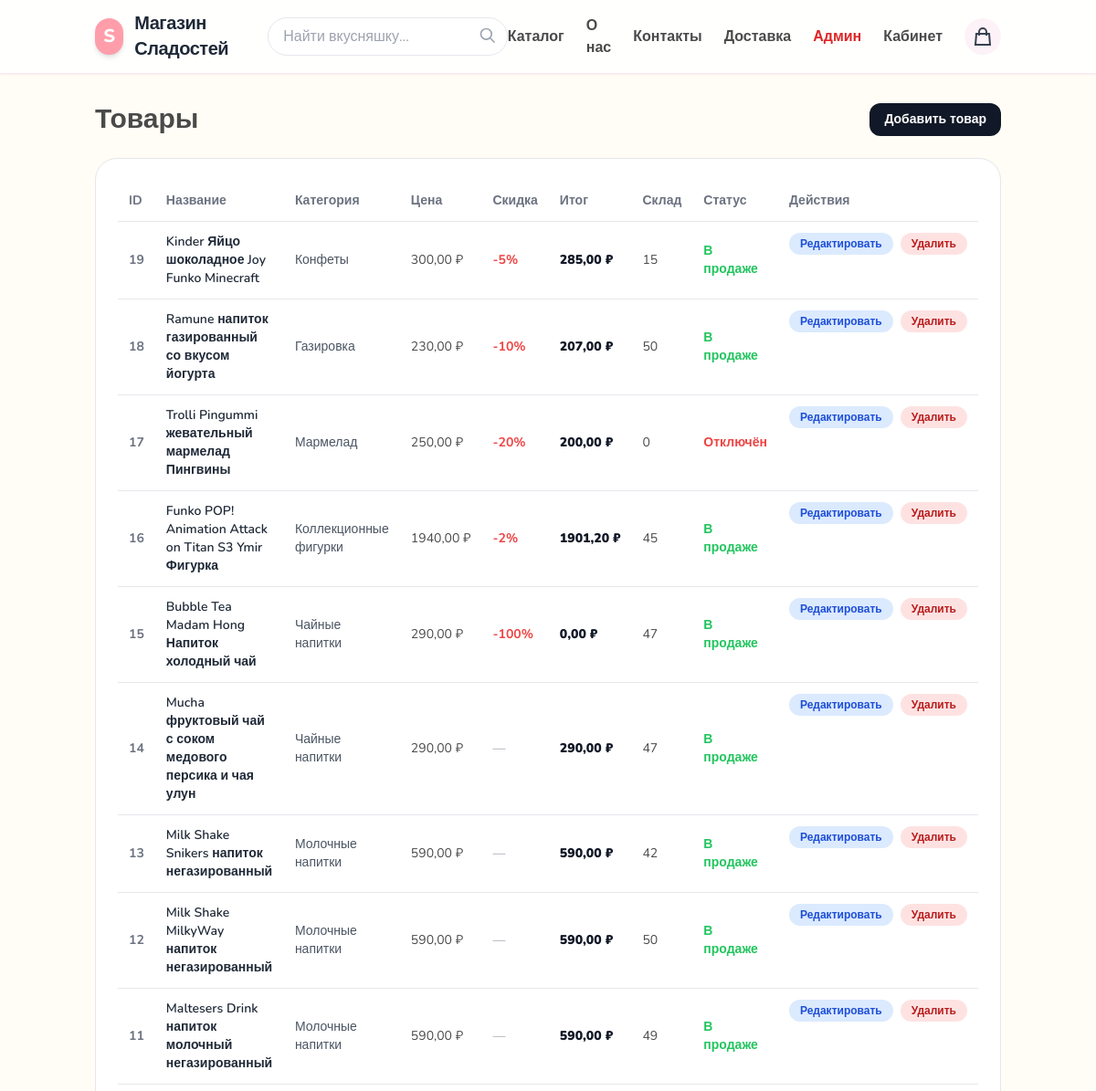
The page /store/admin/products/ (signed in, upper part) on the database as committed earlier.
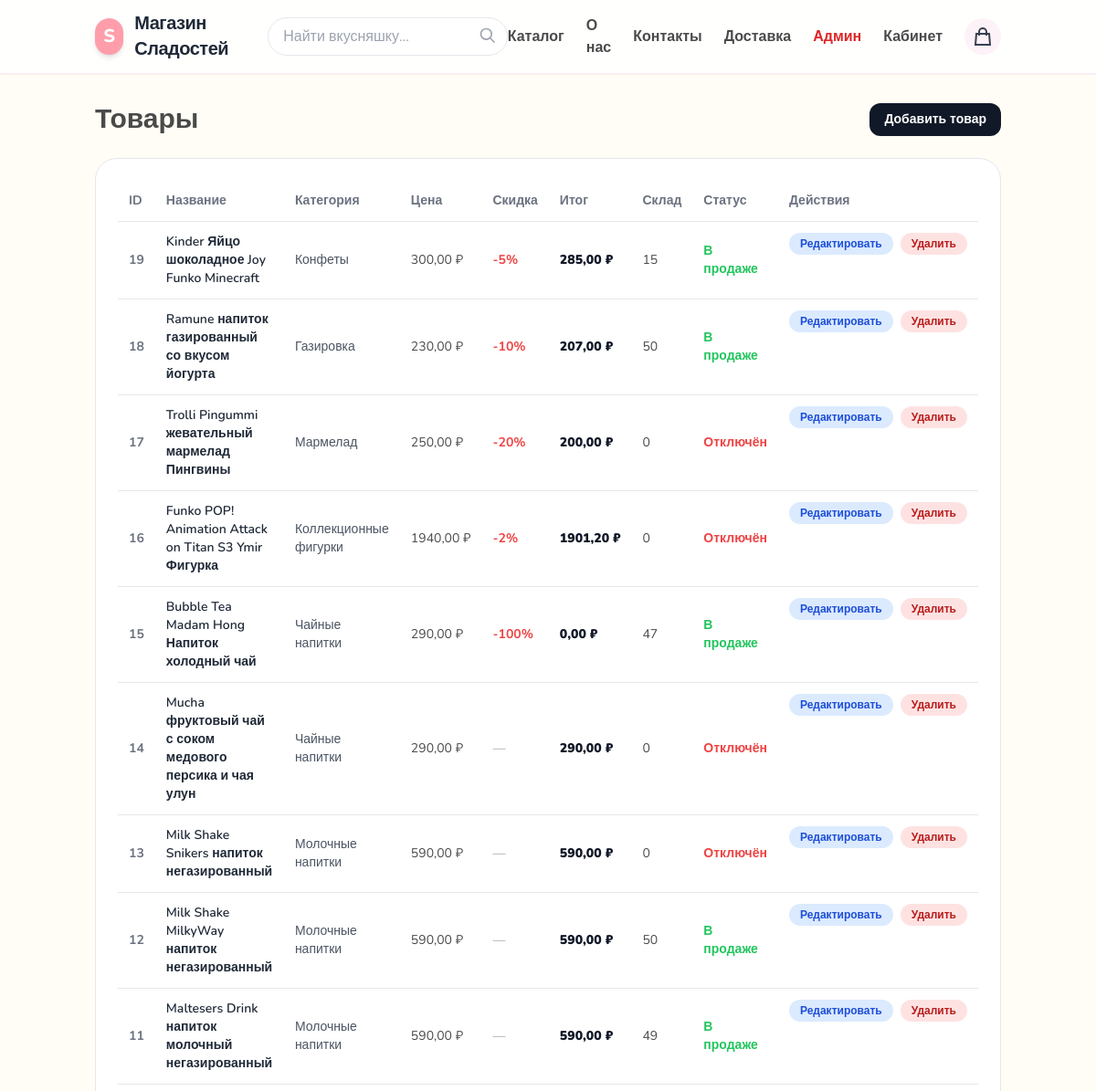
The same page on the database as committed later.
### store/models.py (models this page shows, shortened)
class Product(models.Model):
    name = models.CharField("Название", max_length=255)
    slug = models.SlugField("Slug", max_length=255, unique=True)
    category = models.ForeignKey(
        "SubCategory",
        on_delete=models.CASCADE,
        related_name="products"
    )
    description = models.TextField("Описание", blank=True)
    price = models.DecimalField("Цена", max_digits=10, decimal_places=2)
    discount_percent = models.PositiveIntegerField("Скидка (%)", default=0)
    stock = models.PositiveIntegerField("Количество", default=0)
    weight = models.PositiveIntegerField("Вес (г)", default=0)
    image = models.ImageField(upload_to="products/", blank=True, null=True)
    available = models.BooleanField("Доступен", default=True)
    created = models.DateTimeField(auto_now_add=True)
    class Meta:
        ordering = ["-id"]
        verbose_name = "Товар"
        verbose_name_plural = "Товары"
    @property
    def final_price(self):
        if self.discount_percent:
            return round(self.price * (100 - self.discount_percent) / 100, 2)
        return self.price

class SubCategory(models.Model):
    category = models.ForeignKey(
        Category,
        related_name="subcategories",
        on_delete=models.CASCADE
    )
    name = models.CharField("Название подкатегории", max_length=100)
    slug = models.SlugField(unique=True)
    class Meta:
        verbose_name = "Подкатегория"
        verbose_name_plural = "Подкатегории"

### store/views.py (the view)
# urls.py: path("admin/products/", views.admin_products, name="admin_products"),
@staff_required
def admin_products(request):
    products = Product.objects.all().order_by('-id')
    return render(request, "store/admin/products.html", {"products": products})

### cart/cart.py (called while the page is built)
    def __len__(self):
        return sum(item["quantity"] for item in self.cart.values())

### cart/context_processors.py (called while the page is built)
def cart_counter(request):
    cart = Cart(request)
    return {"cart_counter": len(cart)}

### store/context_processors.py (called while the page is built)
def categories_processor(request):
    return {
        "categories": Category.objects.all()
    }

### store/views.py (called while the page is built)
def staff_required(view_func):
    return user_passes_test(lambda u: u.is_staff, login_url='users:login')(view_func)

### templates/store/admin/products.html
{% extends "base.html" %}
{% block content %}
<div class="max-w-6xl mx-auto space-y-6">
  <div class="flex justify-between items-center">
    <h1 class="text-3xl font-black">Товары</h1>
    <a href="{% url 'store:admin_add_product' %}"
       class="px-4 py-2 rounded-xl bg-gray-900 text-white font-bold hover:bg-pink-500 transition text-sm">
      Добавить товар
    </a>
  </div>
  <div class="bg-white border rounded-3xl p-6 overflow-x-auto">
    <table class="w-full text-left text-sm">
      <thead class="text-gray-500 border-b">
        <tr>
          <th class="p-3">ID</th>
          <th class="p-3">Название</th>
          <th class="p-3">Категория</th>
          <th class="p-3">Цена</th>
          <th class="p-3">Скидка</th>
          <th class="p-3">Итог</th>
          <th class="p-3">Склад</th>
          <th class="p-3">Статус</th>
          <th class="p-3">Действия</th>
        </tr>
      </thead>
      <tbody>
        {% for product in products %}
        <tr class="border-b hover:bg-gray-50 transition">
          <td class="p-3 font-bold text-gray-500">
            {{ product.id }}
          </td>
          <td class="p-3 font-semibold text-gray-800">
            {{ product.name }}
          </td>
          <td class="p-3 text-gray-600">
            {{ product.category.name }}
          </td>
          <td class="p-3">
            {{ product.price }}&nbsp;₽
          </td>
          <td class="p-3">
            {% if product.discount_percent > 0 %}
              <span class="text-red-500 font-bold">
                -{{ product.discount_percent }}%
              </span>
            {% else %}
              <span class="text-gray-400">—</span>
            {% endif %}
          </td>
          <td class="p-3 font-black text-gray-900">
            {{ product.final_price }}&nbsp;₽
          </td>
          <td class="p-3">
            {{ product.stock }}
          </td>
          <td class="p-3">
            {% if product.available %}
              <span class="text-green-500 font-bold">В продаже</span>
            {% else %}
              <span class="text-red-500 font-bold">Отключён</span>
            {% endif %}
          </td>
          <td class="p-3 flex gap-2">
            <a href="{% url 'store:admin_edit_product' product.id %}"
               class="px-3 py-1 rounded-xl bg-blue-100 text-blue-700 font-bold text-xs hover:bg-blue-200">
              Редактировать
            </a>
            <a href="{% url 'store:admin_delete_product' product.id %}"
               onclick="return confirm('Удалить товар?')"
               class="px-3 py-1 rounded-xl bg-red-100 text-red-700 font-bold text-xs hover:bg-red-200">
              Удалить
            </a>
          </td>
        </tr>
        {% empty %}
        <tr>
          <td colspan="9" class="text-center p-6 text-gray-400">
            Товаров нет
          </td>
        </tr>
        {% endfor %}
      </tbody>
    </table>
  </div>
</div>
{% endblock %}

Rows that differ between the two databases and show on the page:
changed Product "Funko POP! Animation Attack on Titan S3 Ymir Фигурка": stock "45" → "0"; available "В продаже" → "Отключён"
changed Product "Mucha фруктовый чай с соком медового персика и чая улун": stock "47" → "0"; available "В продаже" → "Отключён"
changed Product "Milk Shake Snikers напиток негазированный": stock "42" → "0"; available "В продаже" → "Отключён"
